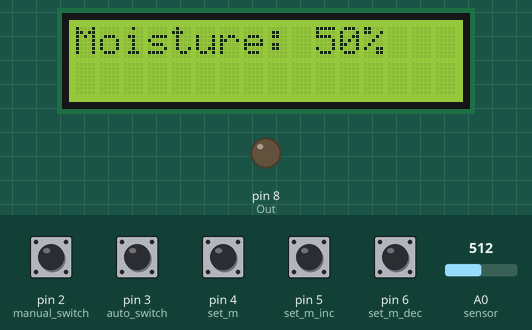
This sketch was run on a simulated Arduino Uno, built with avr-gcc and run on an emulated ATmega328P. On the bench: 16×2 character LCD, output pins drawn as LEDs (lit = HIGH). Inputs (shaded band) come from the test bench; at power-on: pin 2 (manual_switch), pin 3 (auto_switch), pin 4 (set_m), pin 5 (set_m_inc), pin 6 (set_m_dec) HIGH, A0 (sensor) = 512. EEPROM starts erased.

Above: at 3.7 s.
3.8 s: pin 3 (auto_switch) pulled LOW for 1 s
At 5.2 s:
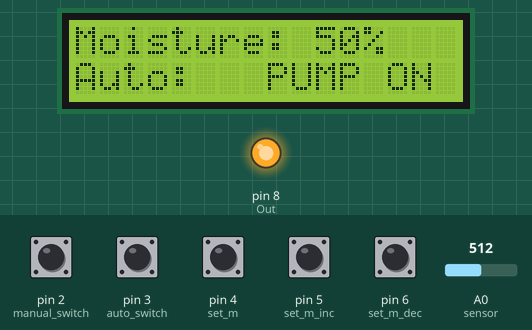
6.4 s: pin 4 (set_m) pulled LOW for 3.2 s
At 10.4 s:
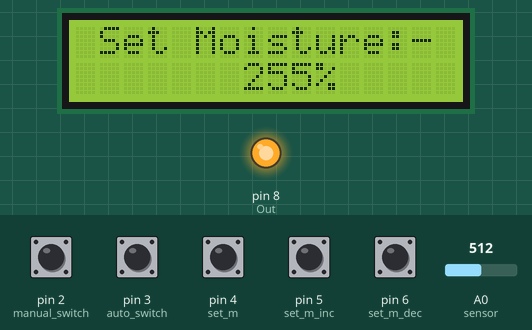
11.1 s: pin 4 (set_m) pulled LOW for 0.15 s
At 12.5 s:
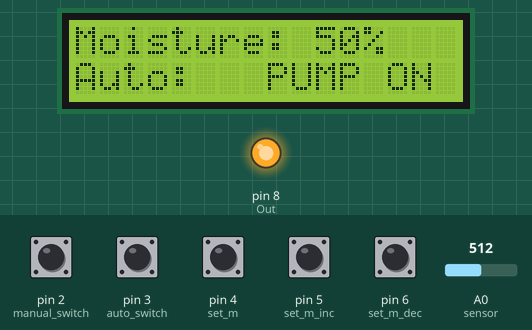
12.8 s: A0 (sensor) set to 716
At 13.4 s:
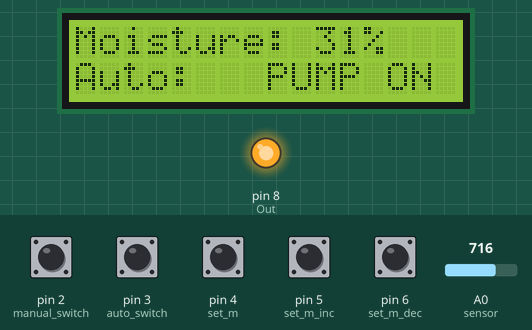
14.3 s: pin 3 (auto_switch) pulled LOW for 0.15 s
At 15.5 s:
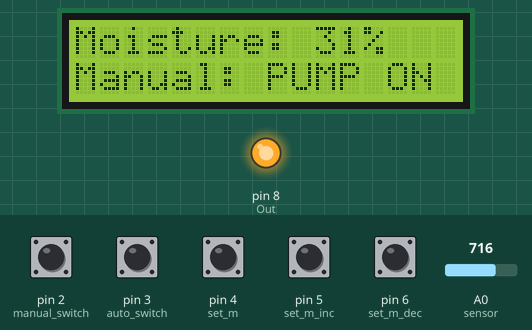
16.0 s: pin 2 (manual_switch) pulled LOW for 0.15 s
At 17.8 s:
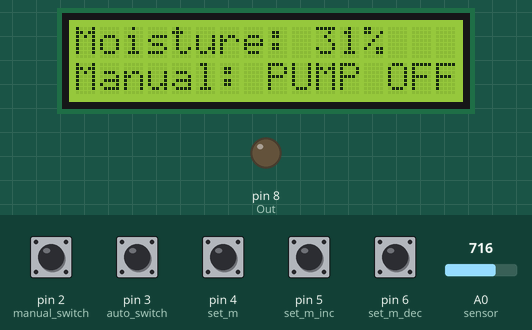
Timing chart, 0 to 18.8 s (numbered marks = the images above; inputs shaded):
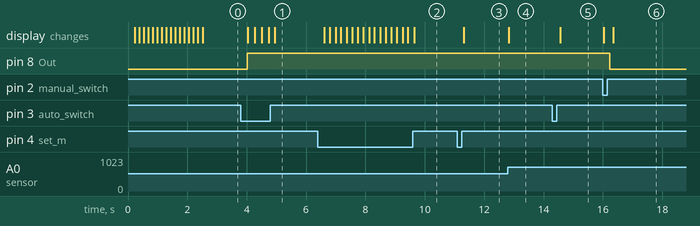

Measured:
- after the input at 3.8 s, pin 8 (Out): LOW → HIGH after 0.22 s; the display: changes after 0.24 s (image 1)
- after the input at 6.4 s, the display: changes after 0.22 s (image 2)
- after the input at 11.1 s, the display: changes after 0.21 s (image 3)
- after the input at 12.8 s, the display: changes at once (image 4)
- after the input at 14.3 s, the display: changes after 0.26 s (image 5)
- after the input at 16.0 s, pin 8 (Out): HIGH → LOW after 0.23 s

The sketch:

smart_irrigation_3.0.ino
```cpp
#include <LiquidCrystal_I2C.h>
#include "EEPROM.h"

LiquidCrystal_I2C lcd(0x27, 16, 2);

#define sensor A0
#define manual_switch 2
#define auto_switch 3
#define set_m 4
#define set_m_inc 5
#define set_m_dec 6
#define W_sense 7
#define Out 8

void setup() {
  pinMode(sensor, INPUT);
  pinMode(manual_switch, INPUT_PULLUP);
  pinMode(auto_switch, INPUT_PULLUP);
  pinMode(set_m, INPUT_PULLUP);
  pinMode(set_m_dec, INPUT_PULLUP);
  pinMode(set_m_inc, INPUT_PULLUP);
  pinMode(W_sense, INPUT);
  pinMode(Out, OUTPUT);

  EEPROM.begin();
  lcd.begin();
  lcd.backlight();

  lcd.setCursor(1, 0);
  lcd.print("System Loading");
  for (int a = 0; a <= 15; a++) {
    lcd.setCursor(a, 1);
    lcd.print(".");
    delay(150);
  }
  lcd.clear();
}

int value = 0;
void readmoisture() {
  value = analogRead(sensor);
  value = map(value, 0, 1024, 100, 0);
  lcd.setCursor(0, 0);
  lcd.print("Moisture: ");
  lcd.print(value);
  lcd.print("%");
  lcd.print("   ");
}

int state3 = 0;
int inc_val = EEPROM.read(1);
void set_moisture() {
  int value = digitalRead(set_m);
  if (value == 0) {
    state3 = !state3;
    delay(150);
  }
  if (state3 == 1) {
    lcd.setCursor(0, 0);
    lcd.print(" ");
    lcd.setCursor(1, 0);
    lcd.print("Set Moisture:- ");
    if (digitalRead(set_m_inc) == 0) {
      if (inc_val < 80) {
        inc_val = inc_val + 1;
        delay(150);
      }
    } else if (digitalRead(set_m_dec) == 0) {
      if (inc_val > 10) {
        inc_val = inc_val - 1;
        delay(200);
      }
    }
    lcd.setCursor(0, 1);
    lcd.print("        ");
    lcd.setCursor(7, 1);
    lcd.print(inc_val);
    lcd.print("%");
    lcd.print("               ");
    EEPROM.update(1, inc_val);
  } else if (state3 == 0) {
    Home();
  }
}

int state = 0;
void maunalmode() {
  int in = digitalRead(manual_switch);
  if (in == 0) {
    state = !state;
    delay(200);
  }
  if (state == 1) {
    lcd.setCursor(8, 1);
    lcd.print("PUMP ON");
    lcd.print(" ");
    digitalWrite(Out, state);

  } else if (state == 0) {
    lcd.setCursor(8, 1);
    lcd.print("PUMP OFF");
    lcd.print(" ");
    digitalWrite(Out, state);
  }
}

void automode() {
  if (value < EEPROM.read(1)) {
    lcd.setCursor(7, 1);
    lcd.print(" ");
    lcd.setCursor(8, 1);
    lcd.print("PUMP ON");
    lcd.print(" ");
    digitalWrite(Out, 1);
    state = 1;
  } else if (value > EEPROM.read(1)) {
    lcd.setCursor(7, 1);
    lcd.print(" ");
    lcd.setCursor(8, 1);
    lcd.print("PUMP OFF");
    lcd.print(" ");
    digitalWrite(Out, 0);
    state = 0;
  }
}

int state2 = 0;
void mode_switch() {
  int value = digitalRead(auto_switch);
  if (value == 0) {
    state2 = !state2;
    EEPROM.update(0, state2);
    delay(200);
  }
  if (EEPROM.read(0) == 1) {
    lcd.setCursor(0, 1);
    lcd.print("Auto:");
    lcd.print("  ");
    automode();
  } else if (EEPROM.read(0) == 0) {
    lcd.setCursor(0, 1);
    lcd.print("Manual:");
    lcd.print("  ");
    maunalmode();
  }
}

void Home() {
  mode_switch();
  readmoisture();
}

void display() {
  set_moisture();
}

void loop() {
  display();
}
```
